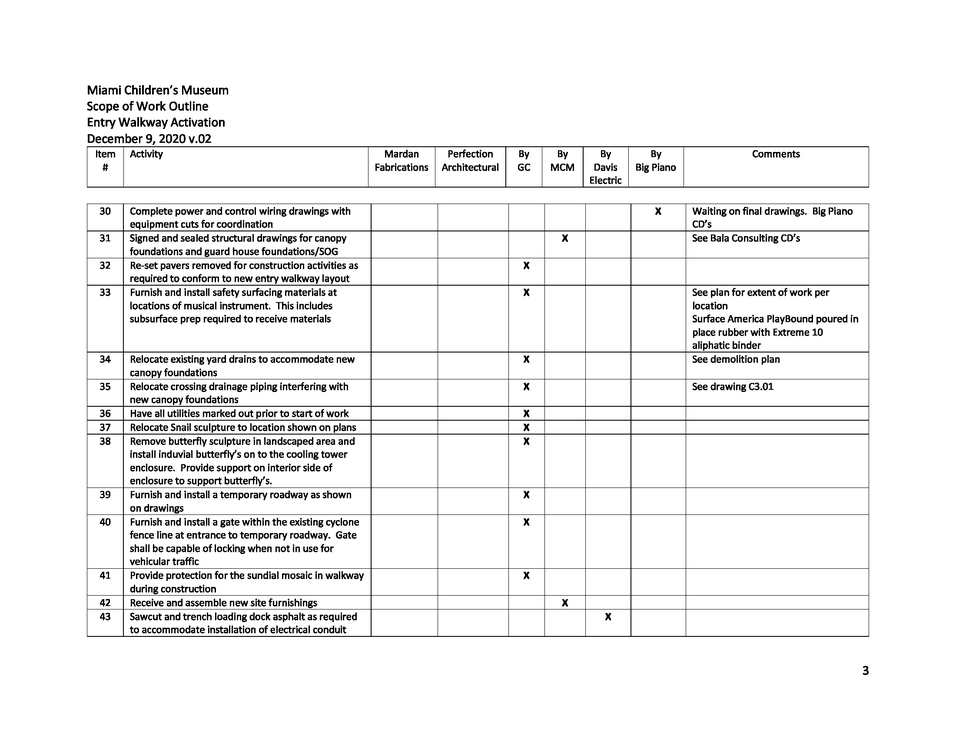
#> input picture data/plans_imgs/processed_1. MCM Canopy SOW_page_3.png, 956 x 738 px, shrunk from 2200 x 1700 before the run; its folder holds only this picture in this run
$ python extract_geometric_features.py
#> lines starting #> are read from the running program, lines starting #| are printed output that depends on the picture; after the words box and inside, x2 and y2 are one past the last pixel; in counts of white or black regions, pixels touching at a corner belong together
import cv2
import os
import numpy as np
import time

# Directory where processed images are stored
image_dir = os.path.join(os.path.dirname(os.path.dirname(os.path.abspath(__file__))), 'data/plans_imgs')
# Directory to save geometric feature results
geometric_features_dir = os.path.join(os.path.dirname(os.path.dirname(os.path.abspath(__file__))),
                                      'data/geometric_features')
os.makedirs(geometric_features_dir, exist_ok=True)

print(f"Processed image directory: {image_dir}")
print(f"Geometric features directory: {geometric_features_dir}")


def extract_geometric_features(image_path):
    image = cv2.imread(image_path, cv2.IMREAD_GRAYSCALE)
#> image is the input picture: shape (738, 956); min 0, max 255, mean 241
    edges = cv2.Canny(image, 50, 150, apertureSize=3)
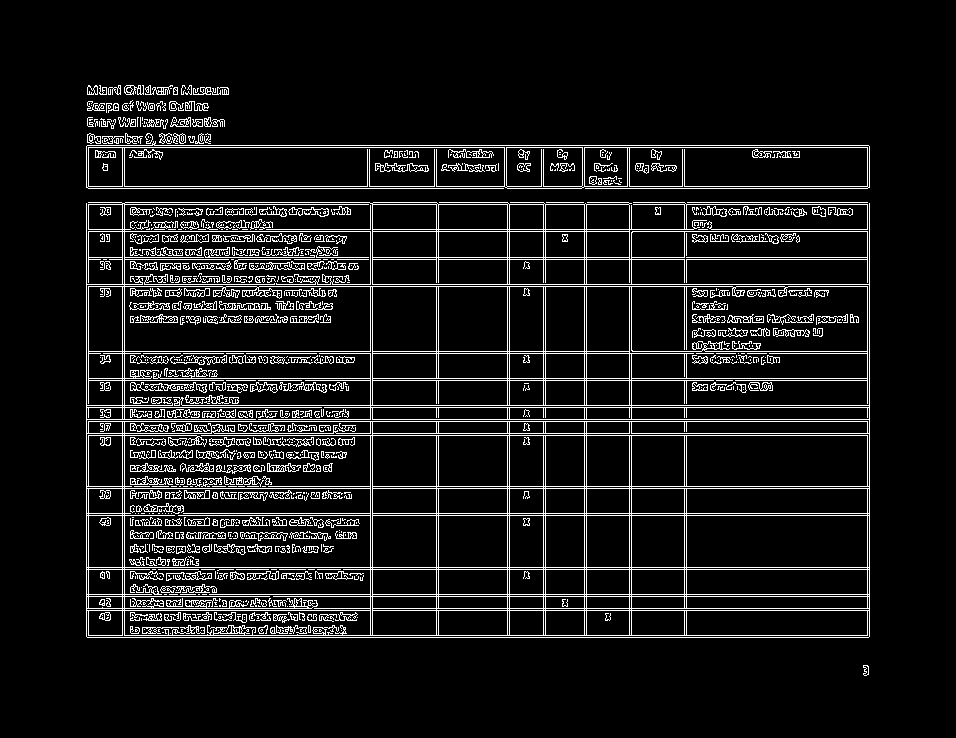
#> edges: shape (738, 956); 8.8% white in thin lines or dots, all inside (x1, y1, x2, y2) = (86, 85, 870, 676)

    # Line detection
    lines = cv2.HoughLinesP(edges, 1, np.pi / 180, threshold=100, minLineLength=100, maxLineGap=10)
#> lines = 121 rows, first 6: [86, 259, 869, 259], [88, 188, 867, 188], [87, 637, 868, 637], [86, 608, 869, 608], [86, 488, 869, 488], [86, 351, 869, 351]
    num_lines = len(lines) if lines is not None else 0
#> num_lines = 121

    # Contour detection
    contours, _ = cv2.findContours(edges, cv2.RETR_EXTERNAL, cv2.CHAIN_APPROX_SIMPLE)
#> contours = 150 contours, 106 with area under 20; largest, box (x1, y1, x2, y2) and area: (86, 202, 870, 638) 320821, (86, 141, 870, 189) 8016, (375, 163, 429, 172) 175, (702, 206, 727, 217) 120, (124, 85, 144, 95) 108
    num_contours = len(contours)
#> num_contours = 150

    # Shape detection (rectangles)
    num_rectangles = 0
    for contour in contours:
        approx = cv2.approxPolyDP(contour, 0.02 * cv2.arcLength(contour, True), True)
        if len(approx) == 4:  # If the contour has 4 vertices, it is likely a rectangle
            num_rectangles += 1
#> this loop made 150 passes
#> approx on passes 2, 4, 5, 6, 7, 10, 17, 18: [[100, 267], [102, 267]], [[103, 259], [106, 259]], [[765, 238], [765, 239]], [[739, 238], [739, 239]], [[725, 237], [725, 238]], [[761, 234], [762, 235], [763, 235], [762, 235]], [[686, 233], [686, 255]], [[698, 229], [707, 229]]
#> after the loop, num_rectangles = 6

    # Corner detection using Harris Corner Detector
    corners = cv2.cornerHarris(image, 2, 3, 0.04)
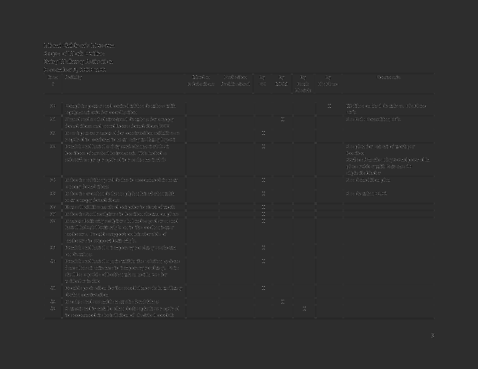
#> corners: shape (738, 956) float32 (shown at 1/2 size); min -0.0322, max 0.149, mean 0.000557; drawn with min black and max white
    corners = cv2.dilate(corners, None)
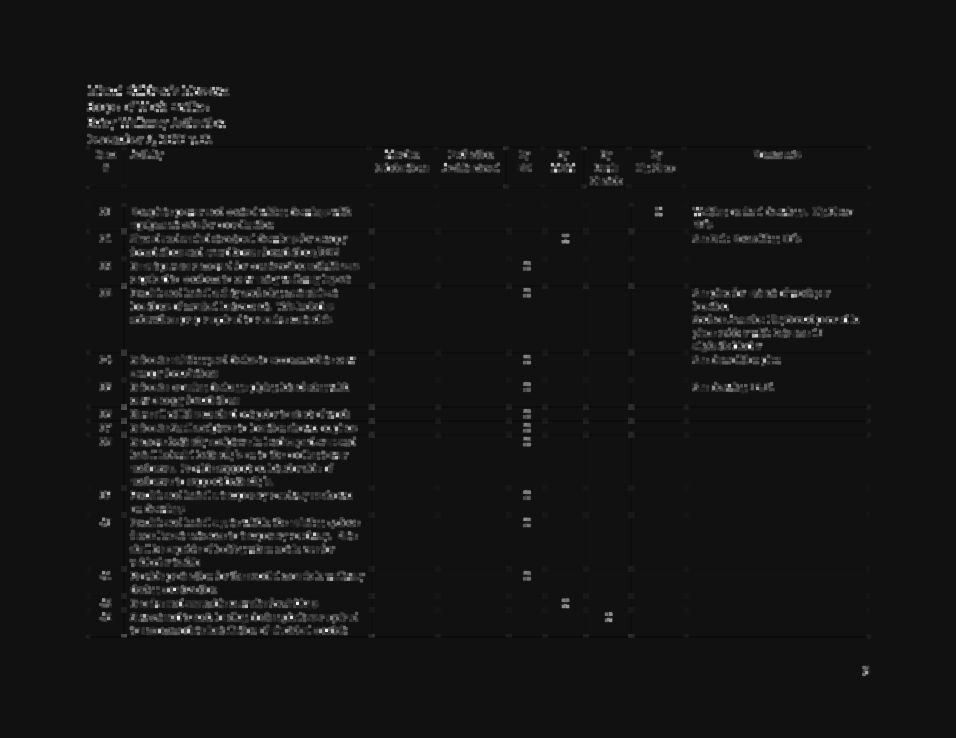
#> corners: shape (738, 956) float32; min -0.0109, max 0.149, mean 0.00307; drawn with min black and max white
    threshold = 0.01 * corners.max()
#> threshold = 0.00149
    num_corners = np.sum(corners > threshold)
#> num_corners = 82551

    # Detect text areas using contour properties
    num_text_areas = 0
    for contour in contours:
        x, y, w, h = cv2.boundingRect(contour)
        aspect_ratio = w / float(h)
        if 0.2 < aspect_ratio < 5.0:  # Typical aspect ratio range for text
            num_text_areas += 1
#> this loop made 150 passes
#> (contour, x, y, w, h, aspect_ratio) on passes 2, 4, 5, 6, 7, 10: ([[100, 267], [102, 267]], 100, 267, 3, 1, 3), ([[103, 259], [106, 259]], 103, 259, 4, 1, 4), ([[765, 238], [765, 239]], 765, 238, 1, 2, 0.5), ([[739, 238], [739, 239]], 739, 238, 1, 2, 0.5), ([[725, 237], [725, 238]], 725, 237, 1, 2, 0.5), ([[761, 234], [762, 235], [763, 235], [762, 235]], 761, 234, 3, 2, 1.5)
#> after the loop, num_text_areas = 139

    return num_lines, num_contours, num_rectangles, num_corners, num_text_areas


start_time = time.time()

# Extract geometric features from each processed image
image_files = [f for f in os.listdir(image_dir) if f.startswith('processed_') and f.endswith('.png')]
total_images = len(image_files)
print(f"Total processed images: {total_images}")

geometric_features = []

for idx, image_file in enumerate(image_files):
    image_path = os.path.join(image_dir, image_file)
    num_lines, num_contours, num_rectangles, num_corners, num_text_areas = extract_geometric_features(image_path)
#> num_lines = 121; num_contours = 150; num_rectangles = 6; num_corners = 82551; num_text_areas = 139
    geometric_features.append((image_file, num_lines, num_contours, num_rectangles, num_corners, num_text_areas))
    print(f"Geometric features extracted for {image_file} ({idx + 1}/{total_images})")

# Save the geometric features to a file
geometric_features_path = os.path.join(geometric_features_dir, 'geometric_features.txt')
with open(geometric_features_path, 'w') as f:
    for image_file, num_lines, num_contours, num_rectangles, num_corners, num_text_areas in geometric_features:
        f.write(f"{image_file}\t{num_lines}\t{num_contours}\t{num_rectangles}\t{num_corners}\t{num_text_areas}\n")
#> this loop made 1 pass
#> (image_file, num_lines, num_contours, num_rectangles, num_corners, num_text_areas) on pass 1: ('processed_1. MCM Canopy SOW_page_3.png', 121, 150, 6, 82551, 139)

end_time = time.time()
elapsed_time = end_time - start_time
print(f"Geometric feature extraction completed for all images in {elapsed_time:.2f} seconds.")

$ run again, on data/plans_imgs/processed_10. Warm Dark Shell Bid-Permit Set_page_11.png
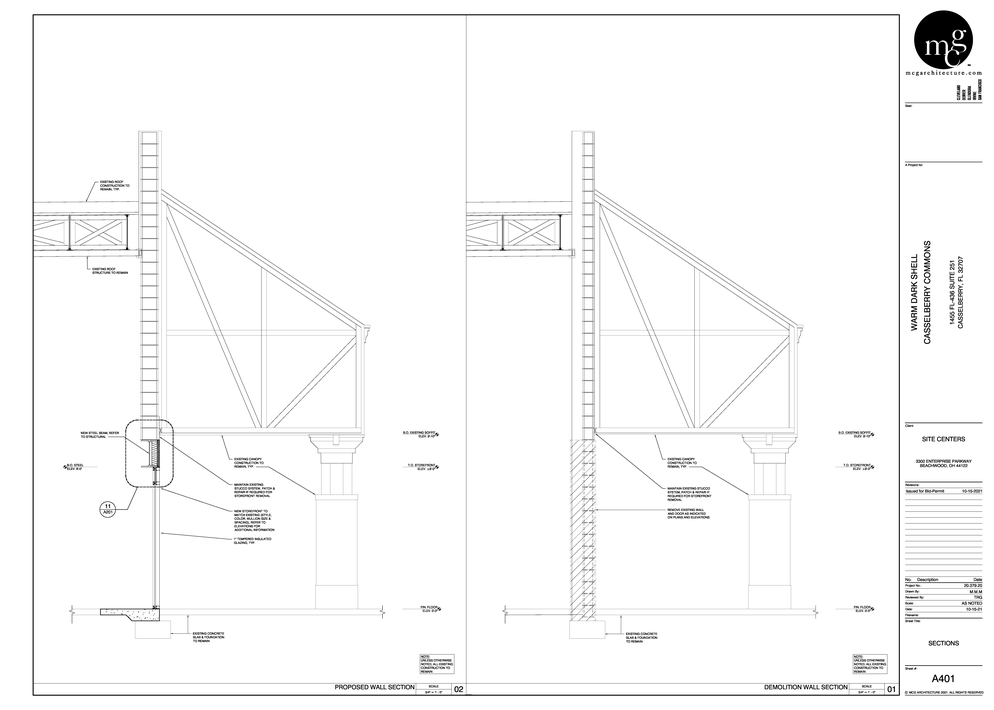
#> input picture data/plans_imgs/processed_10. Warm Dark Shell Bid-Permit Set_page_11.png, 994 x 710 px, shrunk from 8400 x 6000 before the run
#> in extract_geometric_features, image is the input picture: shape (710, 994); min 0, max 255, mean 249
#> in extract_geometric_features, `edges = cv2.Canny(image, 50, 150, apertureSize=3)`:
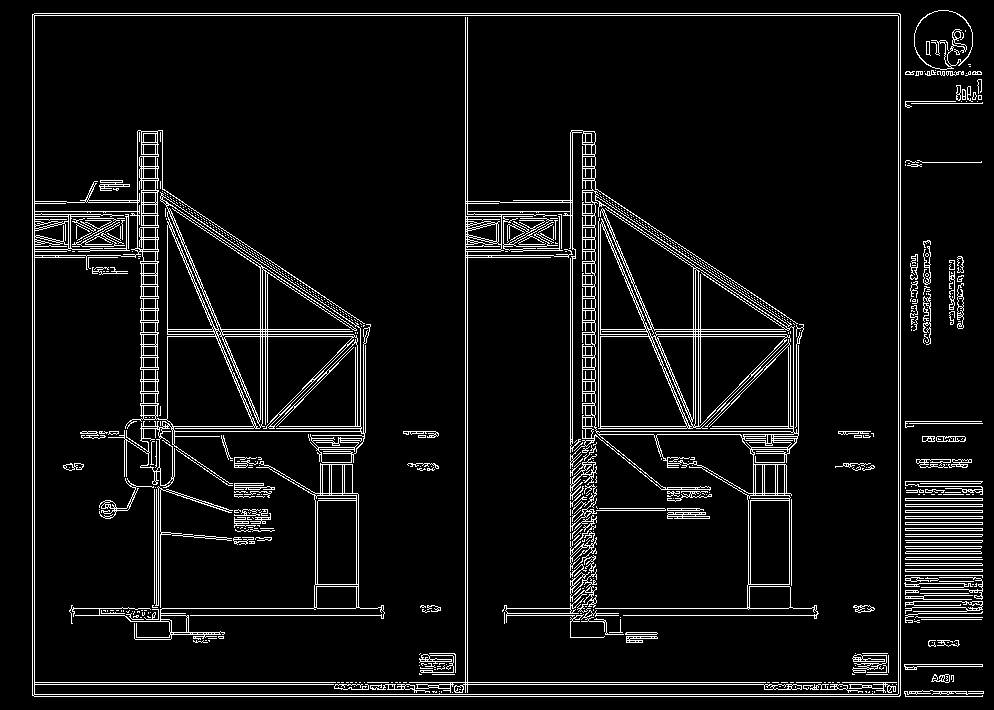
#> edges: shape (710, 994); 6.9% white in thin lines or dots
#> lines = 119 rows, first 6: [32, 694, 916, 694], [32, 15, 900, 15], [34, 13, 899, 13], [32, 682, 900, 682], [34, 696, 34, 16], [35, 696, 982, 696]
#> in extract_geometric_features, `num_lines = len(lines) if lines is not None else 0`: num_lines = 119
#> contours = 124 contours, 88 with area under 20; largest, box (x1, y1, x2, y2) and area: (32, 13, 901, 697) 592840, (914, 10, 973, 70) 2710, (904, 664, 983, 670) 190, (905, 569, 983, 572) 154, (905, 528, 983, 531) 154
#> in extract_geometric_features, `num_contours = len(contours)`: num_contours = 124
#> the loop in extract_geometric_features, `for contour in contours:` made 124 passes
#> approx on passes 1, 4, 5, 6, 7, 11, 12, 13: [[904, 691], [983, 693]], [[904, 664], [905, 669], [982, 666]], [[956, 643]], [[947, 642], [948, 642]], [[932, 642]], [[921, 619], [981, 619]], [[914, 619]], [[915, 617], [982, 617]]
#> after the loop in extract_geometric_features, `for contour in contours:`: num_rectangles = 6
#> threshold = 0.00109
#> in extract_geometric_features, `num_corners = np.sum(corners > threshold)`: num_corners = 15475
#> the loop in extract_geometric_features, `for contour in contours:` made 124 passes
#> (contour, x, y, w, h, aspect_ratio) on passes 6, 11, 17, 19, 22, 27: ([[947, 642], [948, 642]], 947, 642, 2, 1, 2), ([[921, 619], [981, 619]], 921, 619, 61, 1, 61), ([[920, 593], [968, 593]], 920, 593, 49, 1, 49), ([[972, 584], [973, 584]], 972, 584, 2, 1, 2), ([[939, 581], [973, 581]], 939, 581, 35, 1, 35), ([[905, 569], [905, 571], [982, 571], [982, 569]], 905, 569, 78, 3, 26)
#> after the loop in extract_geometric_features, `for contour in contours:`: num_text_areas = 86
#> `num_lines, num_contours, num_rectangles, num_corners, num_text_areas =..`: num_lines = 119; num_contours = 124; num_rectangles = 6; num_corners = 15475; num_text_areas = 86
#> the loop `for image_file, num_lines, num_contours, num_rectangles, num_corners, ..` made 1 pass
#> (num_lines, num_contours, num_rectangles, num_corners, num_text_areas) on pass 1: (119, 124, 6, 15475, 86)

$ run again, on data/plans_imgs/processed_10. Warm Dark Shell Bid-Permit Set_page_13.png
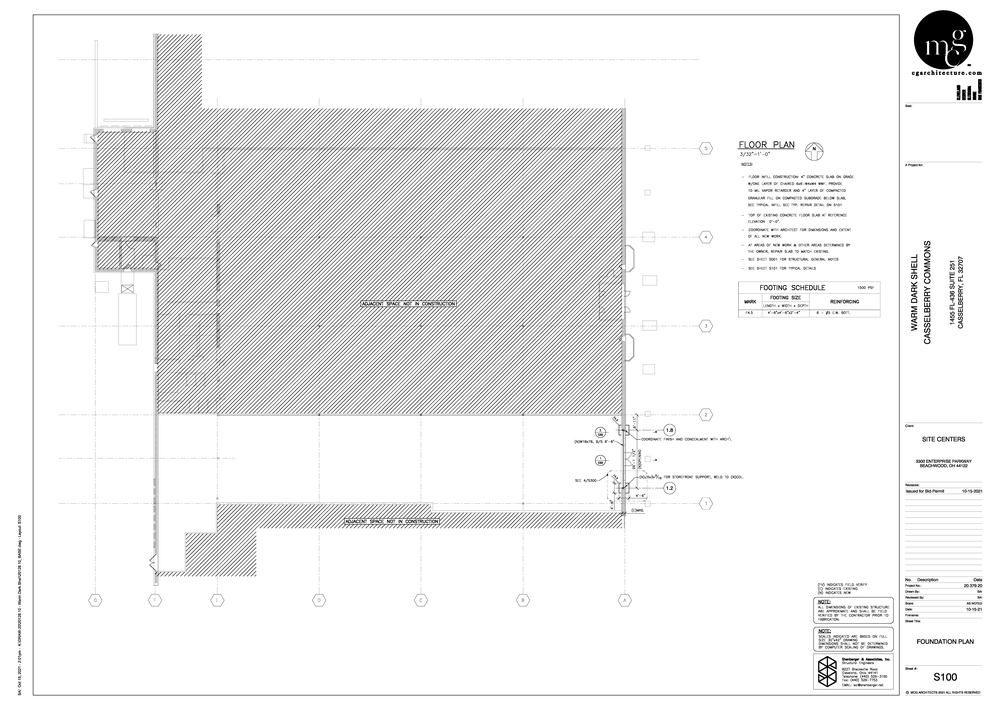
#> input picture data/plans_imgs/processed_10. Warm Dark Shell Bid-Permit Set_page_13.png, 994 x 710 px, shrunk from 8400 x 6000 before the run
#> in extract_geometric_features, image is the input picture: shape (710, 994); min 0, max 255, mean 238.5
#> in extract_geometric_features, `edges = cv2.Canny(image, 50, 150, apertureSize=3)`:
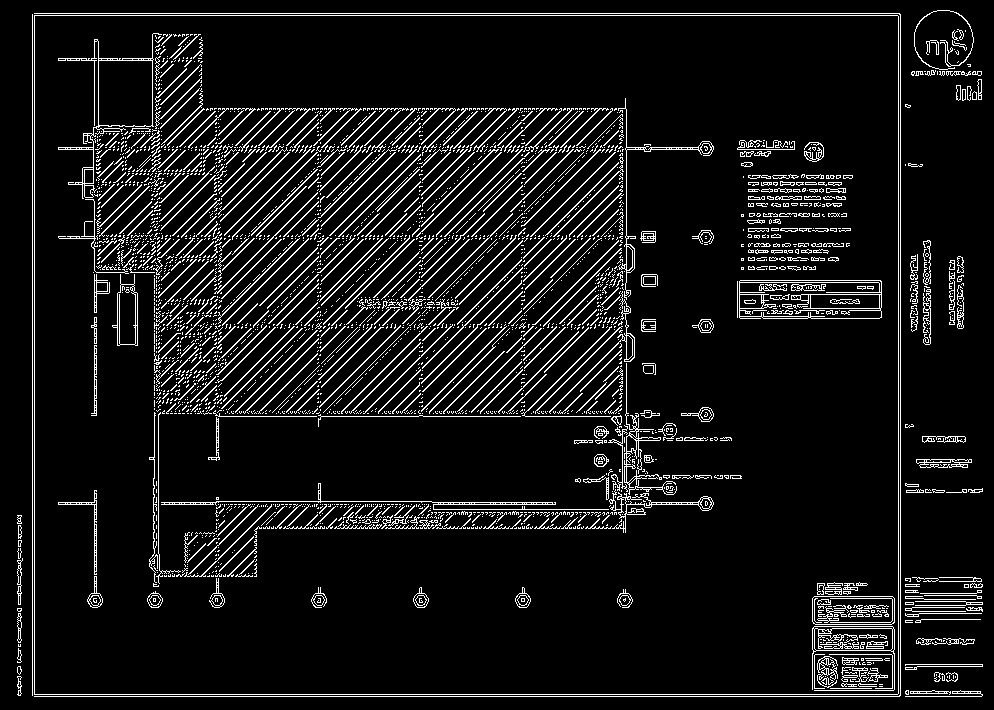
#> edges: shape (710, 994); 8.3% white in thin lines or dots
#> lines = 143 rows, first 6: [32, 15, 900, 15], [34, 13, 899, 13], [34, 696, 981, 696], [32, 694, 908, 694], [34, 693, 34, 16], [900, 695, 900, 14]
#> in extract_geometric_features, `num_lines = len(lines) if lines is not None else 0`: num_lines = 143
#> contours = 118 contours, 80 with area under 20; largest, box (x1, y1, x2, y2) and area: (34, 15, 899, 695) 586655, (916, 459, 972, 468) 355, (923, 289, 931, 345) 133, (17, 558, 23, 605) 101, (922, 436, 966, 443) 100
#> in extract_geometric_features, `num_contours = len(contours)`: num_contours = 118
#> the loop in extract_geometric_features, `for contour in contours:` made 118 passes
#> approx on passes 4, 5, 7, 8, 9, 13, 20, 21: [[955, 676], [955, 677]], [[947, 676], [947, 677]], [[953, 675], [953, 678]], [[949, 675], [949, 678]], [[936, 674], [936, 675]], [[905, 669], [982, 664]], [[915, 622], [921, 619], [980, 619], [921, 619]], [[905, 615], [981, 613]]
#> after the loop in extract_geometric_features, `for contour in contours:`: num_rectangles = 8
#> in extract_geometric_features, `corners = cv2.cornerHarris(image, 2, 3, 0.04)`:
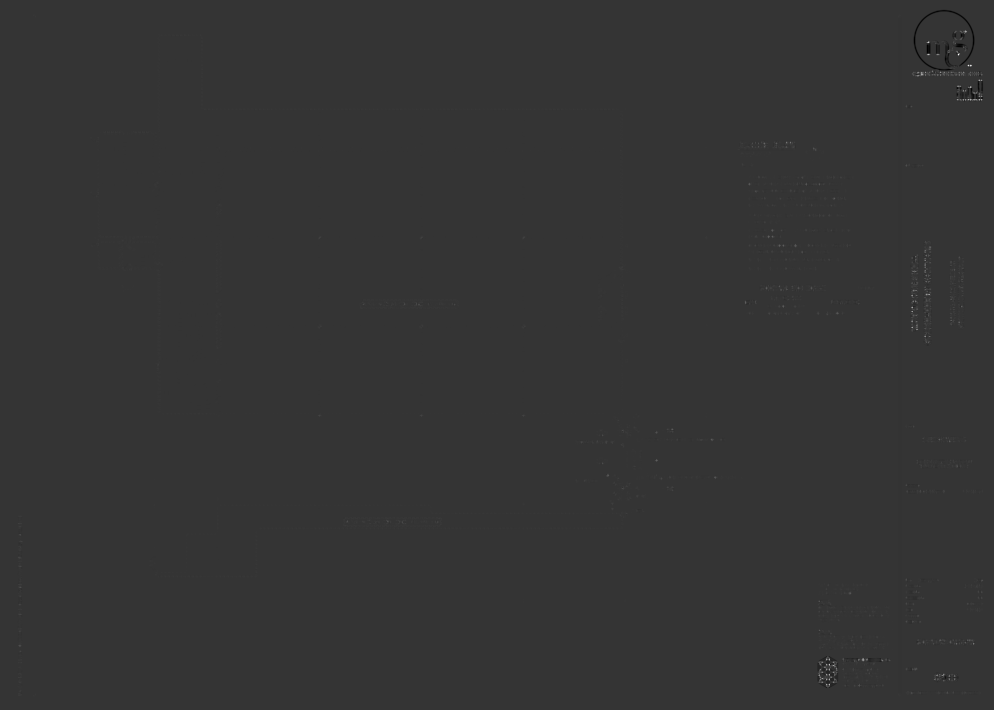
#> corners: shape (710, 994) float32; min -0.0304, max 0.117, mean -2.06e-05; drawn with min black and max white
#> threshold = 0.00117
#> in extract_geometric_features, `num_corners = np.sum(corners > threshold)`: num_corners = 21069
#> the loop in extract_geometric_features, `for contour in contours:` made 118 passes
#> (contour, x, y, w, h, aspect_ratio) on passes 4, 5, 7, 8, 9, 16: ([[955, 676], [955, 677]], 955, 676, 1, 2, 0.5), ([[947, 676], [947, 677]], 947, 676, 1, 2, 0.5), ([[953, 675], [953, 678]], 953, 675, 1, 4, 0.25), ([[949, 675], [949, 678]], 949, 675, 1, 4, 0.25), ([[936, 674], [936, 675]], 936, 674, 1, 2, 0.5), ([[943, 640], [943, 641], [944, 640]], 943, 640, 2, 2, 1)
#> after the loop in extract_geometric_features, `for contour in contours:`: num_text_areas = 93
#> `num_lines, num_contours, num_rectangles, num_corners, num_text_areas =..`: num_lines = 143; num_contours = 118; num_rectangles = 8; num_corners = 21069; num_text_areas = 93
#> the loop `for image_file, num_lines, num_contours, num_rectangles, num_corners, ..` made 1 pass
#> (num_lines, num_contours, num_rectangles, num_corners, num_text_areas) on pass 1: (143, 118, 8, 21069, 93)
